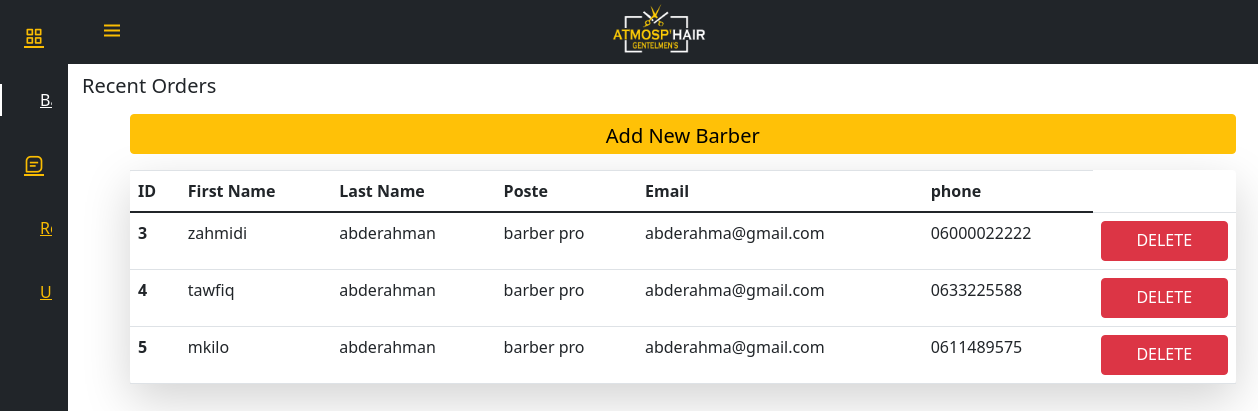
The app's page /admin/coiffeur.php with its own data.
### tables this page shows
CREATE TABLE `coiffeur` (
  `ID` int(30) NOT NULL,
  `Name` varchar(30) NOT NULL,
  `Lname` varchar(20) NOT NULL,
  `img` varchar(255) NOT NULL,
  `poste` varchar(30) NOT NULL,
  `Email` varchar(20) NOT NULL,
  `phone` varchar(100) NOT NULL,
  `fb` varchar(255) NOT NULL,
  `in` varchar(255) NOT NULL,
  `tw` varchar(255) NOT NULL
);

### admin/includes/coiffeur.php (the view, shortened to what this page needs)
<div class="container-fluid px-4 mx-5 ">
    <div class="row my-5">
        <h3 class="fs-5 mt-3  mx-5 ">Recent Orders</h3>
        <br><br>
        <div class="col">
            <table class="table  bg-white rounded shadow-sm  table-hover shadow-lg p-3 mt-3 bg-body mx-5">
            <a href="form" class="fs-5 ml-5 mt-2  mx-5   btn btn-warning" data-toggle="modal" data-target="#exampleModal">Add New Barber</a>
                <thead>
                    <tr>
                        <th scope="col">ID</th>
                        <th scope="col">First Name</th>
                        <th scope="col">Last Name</th>
                        <th scope="col">Poste</th>
                        <th scope="col"> Email</th>
                        <th scope="col"> phone</th>
                    </tr>
                </thead>
                <tbody>
                    <?php
                    $query = "SELECT * FROM `coiffeur` ";
                    $select_all = mysqli_query($conn, $query);
                    while ($row = mysqli_fetch_assoc($select_all)) {
                        $ID = $row['ID'];
                        $Name = $row['Name'];
                        $Lname = $row['Lname'];
                        $poste = $row['poste'];
                        $email = $row['Email'];
                        $phone = $row['phone'];
                    ?>
                        <tr>
                            <th scope="row"><?php echo $ID ?></th>
                            <td><?php echo $Name ?></td>
                            <td><?php echo $Lname ?></td>
                            <td><?php echo $poste ?></td>
                            <td><?php echo $email ?></td>
                            <td><?php echo $phone ?></td>
                            <td><a name="delete" class="btn btn-danger" href="coiffeur.php?delete=<?php echo $ID ?>">DELETE </a></td>
                        </tr>
                    <?php } ?>
                </tbody>
            </table>
        </div>
    </div>
</div>

### stylehome.css (style rules this page uses)
html { scroll-behavior: smooth; }
body { overflow-x: hidden; font-family: 'Roboto', sans-serif; position: relative; margin: var(--header-height) 0 0 0; font-family: var(--body-font); font-size: var(--normal-font-size); transition: .5s }
:root { --header-height: 3rem; --nav-width: 68px; --first-color: #212529; --first-color-light: #fabd03; --white-color: #ffffff; --body-font: 'Nunito', sans-serif; --normal-font-size: 1rem; --z-fixed: 100 }
a { text-decoration: none }
.row { width: 95%; display: flex; padding: 10px; justify-content: center }

### admin/admin.css (style rules this page uses)
* { margin: 0; padding: 0; }
body { background-color: #fff; }
.btn { height: 40px; width: 100%; border: none; position: relative; border-radius: 5px; }

### records on screen
coiffeur: ID "3", Name "zahmidi", Lname "abderahman", poste "barber pro", Email "abderahma@gmail.com", phone "06000022222"
coiffeur: ID "4", Name "tawfiq", Lname "abderahman", poste "barber pro", Email "abderahma@gmail.com", phone "0633225588"
coiffeur: ID "5", Name "mkilo", Lname "abderahman", poste "barber pro", Email "abderahma@gmail.com", phone "0611489575"
